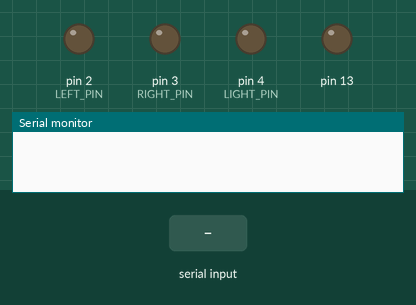
Simulated run of this sketch. Board: Arduino Uno, built with avr-gcc and run on an emulated ATmega328P. On the bench: output pins drawn as LEDs (lit = HIGH), the last lines printed to the serial monitor. The inputs (shaded band) are chosen by the test bench. The modem accepts every AT command (registered, SIM ready, sends succeed) and sends nothing else; pins used as bus, display or sensor lines are not drawn.

Above: at 3.9 s.
4.0 s: "LE\n" received over the second serial link
At 4.6 s:
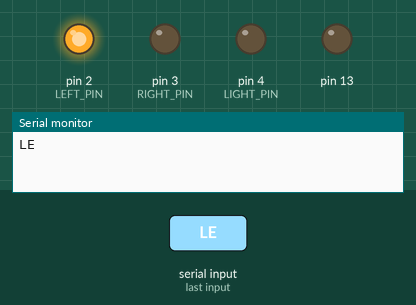
5.5 s: "RI\n" received over the second serial link
At 8.6 s:
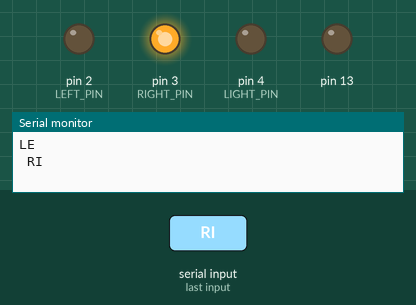
Timing chart, 0 to 13.6 s (numbered marks = the images above; inputs shaded):
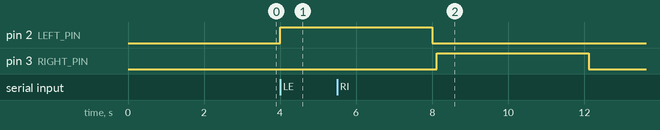

The sketch:

TelnetESP8266.ino
```cpp
#include <SoftwareSerial.h>

SoftwareSerial BT1(11, 8); // RX | TX

#define INPUT_SIZE 30
#define FRONT_PIN 0
#define BACK_PIN 1
#define LEFT_PIN 2
#define RIGHT_PIN 3
#define LIGHT_PIN 4

String W; char w;
int start;
/**@brief goes back or forward but turning left or right
 * @param const int directionPin: FRONT_PIN or BACK_PIN
 * @param const int sidePin: LEFT_PIN or RIGHT_PIN
 */
void turn(const int directionPin, const int sidePin){
  digitalWrite(directionPin, HIGH);
  digitalWrite(sidePin, HIGH);
  delay(4000);
  digitalWrite(directionPin, LOW);
  digitalWrite(sidePin, LOW);
}

/**@brief it movilizes a determined quantity of blocks
 * @param const int directionPin: LEFT_PIN or RIGHT_PIN
 * @param int blocks: a block means two seconds
 */
void go(const int directionPin, int blocks){
  digitalWrite(!directionPin, LOW);
  digitalWrite(directionPin, HIGH);
  delay(blocks*2000);
  digitalWrite(directionPin, LOW);
}

/**@brief changes the light state
 * @param int state: HIGH or LOW
 */
void lights(int state){
  digitalWrite(LIGHT_PIN, state);
}

/**@brief initializes the pins
*/
void setup() {
  pinMode(FRONT_PIN, OUTPUT);
  pinMode(BACK_PIN, OUTPUT);
  pinMode(LEFT_PIN, OUTPUT);
  pinMode(RIGHT_PIN, OUTPUT);
  pinMode(LIGHT_PIN, OUTPUT);
  Serial.begin(9600);
  BT1.begin(9600);
  pinMode(13, OUTPUT);

  delay(1500);
  SetUpWIFI();
  start = 0;
}

void loop()
{
  if (BT1.available()) // Lo que entra por WIFI
  {
    w = BT1.read() ;
    W.concat(w);
  }
  // Si han pulsado intro
  if (w == '\n' || w == '\r') {
    Serial.println(W);
    if(W.indexOf("SA")>=0){
      start = 1;
      received();
    }
    else if(W.indexOf("MF")>=0){
      go(FRONT_PIN,5);
      received();
    }
    else if(W.indexOf("MB")>=0){
      go(BACK_PIN, 5);
      received();
    }
    else if(W.indexOf("LE")>=0){
      turn(FRONT_PIN, LEFT_PIN);
      received();
    }
    else if(W.indexOf("RI")>=0){
      turn(FRONT_PIN, RIGHT_PIN);
      received();
    }
    else if(W.indexOf("ON")>=0){
      lights(HIGH);
      received();
    }
    else if(W.indexOf("OFF")>=0){
      lights(LOW);
      received();
    }
    W = " "; w = ' ';
  }
}

void received()
{
  BT1.println("AT+CIPSEND=0,5\r");
  delay(50);
  BT1.print("REC\r\n");
  delay(50);
  BT1.flush();
}

String GetLineWIFI()
{ String S = "" ;
  if (BT1.available())
  { char c = BT1.read(); ;
    while ( c != '\n' ) //Hasta que el caracter sea intro
    { S = S + c ;
      delay(25) ;
      c = BT1.read();
    }
    return ( S ) ;
  }
}

void SetUpWIFI(){
  String ordenes[] =
          {
                  "AT",
                  "AT+CWMODE=3",
                  "AT+CWJAP=\"Fab2903\",\"Galaxys4\"",
                  "AT+CIPMUX=1",
                  "AT+CIPSERVER=1,23",
                  "END" // Para reconocer el fin de los comandos AT
          };
  int index = 0;
  while (ordenes[index] != "END"){
    BT1.println(ordenes[index++]);
    while (true){
      String s = GetLineWIFI();
      if ( s.indexOf("no change") >=0)
        break;
      if ( s.indexOf("OK")>=0)
        break;
      if ( s.indexOf("ready")>=0)
        break;
      // if (millis()-T >10000) break;
    }
  }
  //BT1.println("AT+CIFSR");

}
```

Measured:
- after the input at 4.0 s, pin 2 (LEFT_PIN): LOW → HIGH at once
- after the input at 5.5 s, pin 3 (RIGHT_PIN): LOW → HIGH after 2.6 s, → LOW 4.0 s later
